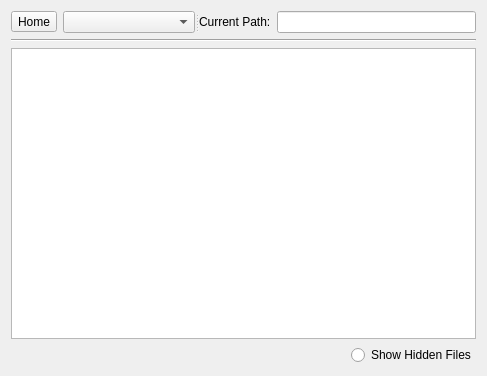
<?xml version="1.0" encoding="UTF-8"?>
<ui version="4.0">
 <class>BrowserWidget</class>
 <widget class="QWidget" name="BrowserWidget">
  <property name="geometry">
   <rect>
    <x>0</x>
    <y>0</y>
    <width>487</width>
    <height>376</height>
   </rect>
  </property>
  <property name="windowTitle">
   <string>Form</string>
  </property>
  <layout class="QVBoxLayout" name="verticalLayout">
   <item>
    <widget class="QSplitter" name="splitter">
     <property name="orientation">
      <enum>Qt::Horizontal</enum>
     </property>
     <widget class="QWidget" name="">
      <layout class="QHBoxLayout" name="horizontalLayout_3">
       <item>
        <widget class="QToolButton" name="homeButton">
         <property name="text">
          <string>Home</string>
         </property>
         <property name="toolButtonStyle">
          <enum>Qt::ToolButtonTextBesideIcon</enum>
         </property>
        </widget>
       </item>
       <item>
        <widget class="QComboBox" name="driveList"/>
       </item>
      </layout>
     </widget>
     <widget class="QWidget" name="">
      <layout class="QHBoxLayout" name="horizontalLayout">
       <item>
        <widget class="QLabel" name="pathLabel">
         <property name="text">
          <string>Current Path:</string>
         </property>
        </widget>
       </item>
       <item>
        <widget class="QLineEdit" name="currentPath"/>
       </item>
      </layout>
     </widget>
    </widget>
   </item>
   <item>
    <widget class="Line" name="line">
     <property name="orientation">
      <enum>Qt::Horizontal</enum>
     </property>
    </widget>
   </item>
   <item>
    <widget class="FileSystemView" name="fileSystemView"/>
   </item>
   <item>
    <layout class="QHBoxLayout" name="horizontalLayout_2">
     <item>
      <spacer name="horizontalSpacer">
       <property name="orientation">
        <enum>Qt::Horizontal</enum>
       </property>
       <property name="sizeHint" stdset="0">
        <size>
         <width>40</width>
         <height>20</height>
        </size>
       </property>
      </spacer>
     </item>
     <item>
      <widget class="QRadioButton" name="showHiddenFilesButton">
       <property name="text">
        <string>Show Hidden Files</string>
       </property>
      </widget>
     </item>
    </layout>
   </item>
  </layout>
 </widget>
 <customwidgets>
  <customwidget>
   <class>FileSystemView</class>
   <extends>QTableView</extends>
   <header>filesystemview.h</header>
  </customwidget>
 </customwidgets>
 <resources/>
 <connections/>
</ui>
